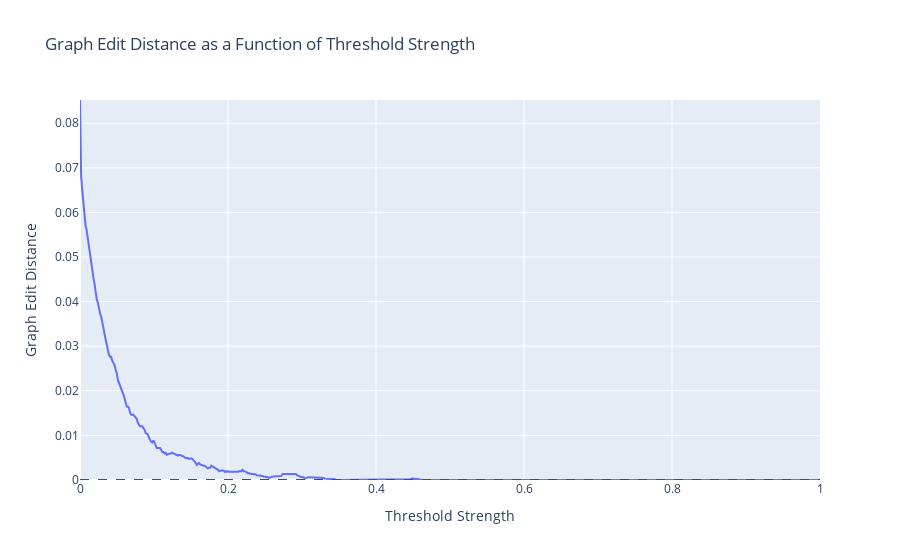

Notebook source saved alongside this figure:
### Code cell
# For the values I used (threshold=0.1), the similarity score is 70, meaning 70 edge insertions/deletions are needed to transform one network into the other.

# A simple thing we can plot to understand how the threshold affects the similarity score is to plot the similarity score as a function of the threshold.

import numpy as np
import plotly.express as px

# Define thresholds and calculate graph edit distances
thresholds = np.linspace(0, 1, 666)
graph_edit_distances = [graph_similarity(liberal_corr_matrix, conservative_corr_matrix, 
                                         similarity_method="graph_edit_distance",
                                         edge_threshold=threshold).score 
                        for threshold in thresholds]
normalised_graph_edit_distances = [graph_similarity(liberal_corr_matrix, conservative_corr_matrix, 
                                         similarity_method="graph_edit_distance",
                                         edge_threshold=threshold).normalized_score 
                        for threshold in thresholds]


# Plotting with plotly
fig = px.line(x=thresholds, y=normalised_graph_edit_distances, title='Graph Edit Distance as a Function of Threshold Strength',
              labels={'x': 'Threshold Strength', 'y': 'Graph Edit Distance'})
fig.update_layout(xaxis_range=[0, 1], yaxis_range=[min(normalised_graph_edit_distances), max(normalised_graph_edit_distances)])
fig.add_hline(y=0, line_dash="dash", line_color="red")
fig.show()

### Figure 1 — Plotly figure (JSON) as saved in the notebook; plotly's stock layout.template omitted (floating-point values rounded to 4 significant figures; data arrays with more than 128 entries replaced by an {"elided": "..."} marker saying what was removed)
{"data": [{"hovertemplate": "Threshold Strength=%{x}<br>Graph Edit Distance=%{y}<extra></extra>", "legendgroup": "", "line": {"color": "#636efa", "dash": "solid"}, "marker": {"symbol": "circle"}, "mode": "lines", "name": "", "orientation": "v", "showlegend": false, "type": "scatter", "x": {"elided": "666 float values"}, "xaxis": "x", "y": {"elided": "666 float values"}, "yaxis": "y"}], "layout": {"legend": {"tracegroupgap": 0}, "shapes": [{"line": {"color": "red", "dash": "dash"}, "type": "line", "x0": 0, "x1": 1, "xref": "x domain", "y0": 0, "y1": 0, "yref": "y"}], "title": {"text": "Graph Edit Distance as a Function of Threshold Strength"}, "xaxis": {"anchor": "y", "domain": [0, 1], "range": [0, 1], "title": {"text": "Threshold Strength"}}, "yaxis": {"anchor": "x", "domain": [0, 1], "range": [0, 0.0852], "title": {"text": "Graph Edit Distance"}}}}
